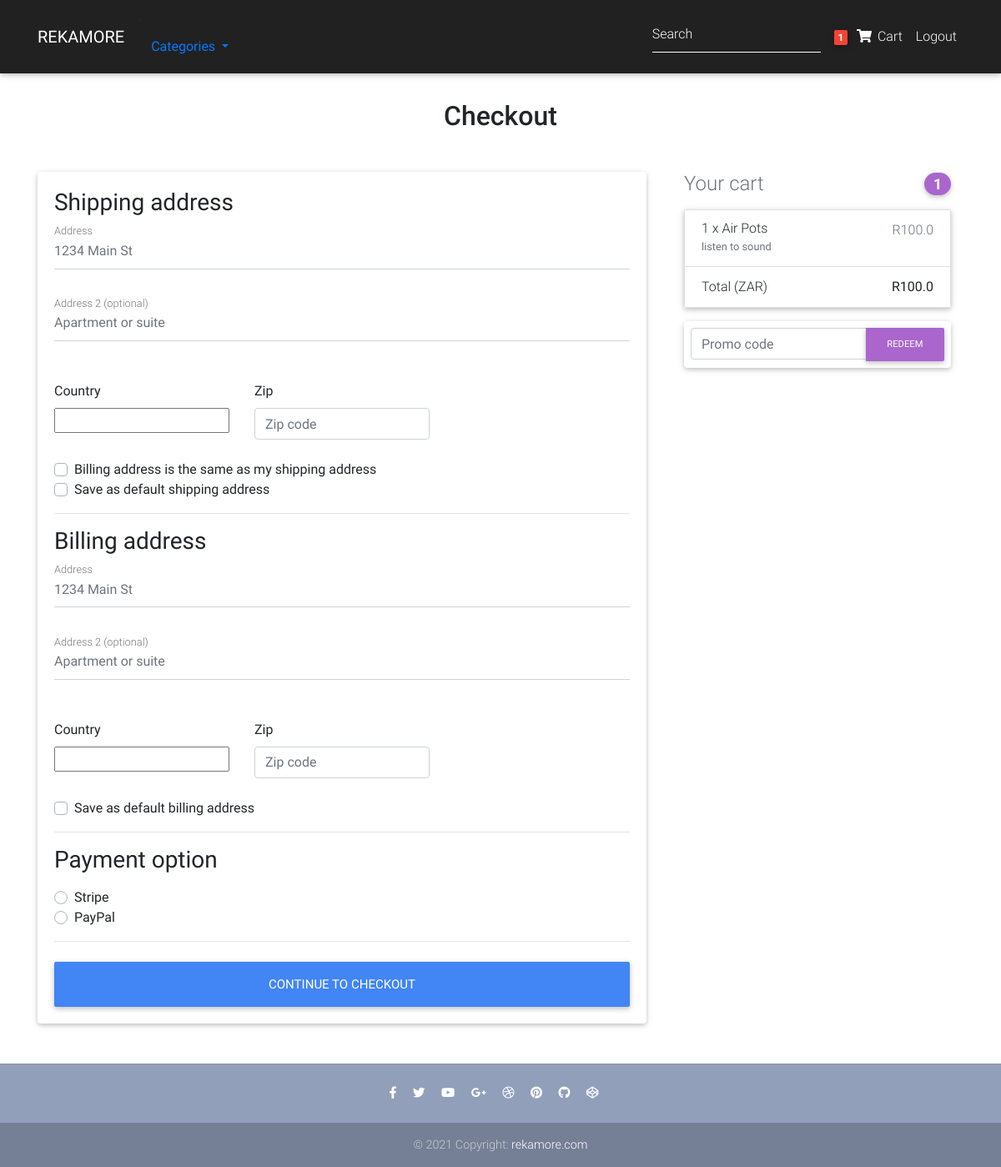
Page /checkout/ (signed in) on the earlier database version.
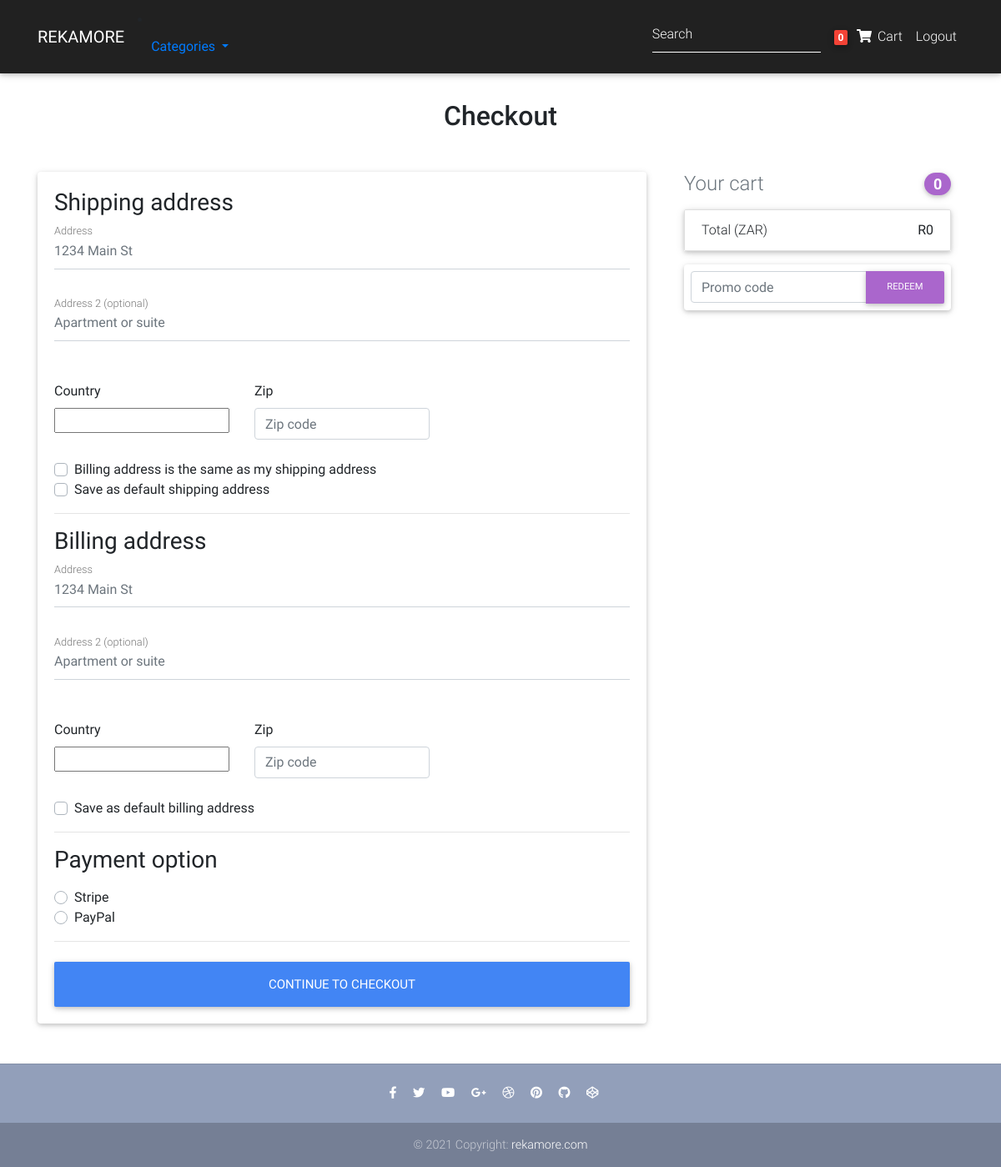
Same page on the later database version.
### core/models.py (models this page shows, shortened)
class Order(models.Model):
    user = models.ForeignKey(settings.AUTH_USER_MODEL,
                             on_delete=models.CASCADE)
    ref_code = models.CharField(max_length=20, blank=True, null=True)
    items = models.ManyToManyField(OrderItem)
    start_date = models.DateTimeField(auto_now_add=True)
    ordered_date = models.DateTimeField()
    ordered = models.BooleanField(default=False)
    shipping_address = models.ForeignKey(
        'Address', related_name='shipping_address', on_delete=models.SET_NULL, blank=True, null=True)
    billing_address = models.ForeignKey(
        'Address', related_name='billing_address', on_delete=models.SET_NULL, blank=True, null=True)
    payment = models.ForeignKey(
        'Payment', on_delete=models.SET_NULL, blank=True, null=True)
    coupon = models.ForeignKey(
        'Coupon', on_delete=models.SET_NULL, blank=True, null=True)
    being_delivered = models.BooleanField(default=False)
    received = models.BooleanField(default=False)
    refund_requested = models.BooleanField(default=False)
    refund_granted = models.BooleanField(default=False)
    '''
    1. Item added to cart
    2. Adding a billing address
    (Failed checkout)
    3. Payment
    (Preprocessing, processing, packaging etc.)
    4. Being delivered
    5. Received
    6. Refunds
    '''
    def get_total(self):
        total = 0
        for order_item in self.items.all():
            total += order_item.get_final_price()
        if self.coupon:
            total -= self.coupon.amount
        return total

class OrderItem(models.Model):
    user = models.ForeignKey(settings.AUTH_USER_MODEL,
                             on_delete=models.CASCADE)
    ordered = models.BooleanField(default=False)
    item = models.ForeignKey(Item, on_delete=models.CASCADE)
    quantity = models.IntegerField(default=1)
    def get_total_item_price(self):
        return self.quantity * self.item.price
    def get_final_price(self):
        if self.item.discount_price:
            return self.get_total_discount_item_price()
        return self.get_total_item_price()

class Item(models.Model):
    title = models.CharField(max_length=100)
    price = models.FloatField()
    discount_price = models.FloatField(blank=True, null=True)
    category = models.CharField(choices=CATEGORY_CHOICES, max_length=2)
    label = models.CharField(choices=LABEL_CHOICES, max_length=1)
    slug = models.SlugField()
    description = models.TextField()
    image = models.ImageField()
    class Meta:
        ordering = ['id']

### core/views.py (the view, shortened to what this page needs)
# urls.py: path('checkout/', CheckoutView.as_view(), name='checkout'),
class CheckoutView(View):
    def get(self, *args, **kwargs):
        try:
            order = Order.objects.get(user=self.request.user, ordered=False)
            form = CheckoutForm()
            context = {
                'form': form,
                'couponform': CouponForm(),
                'order': order,
                'DISPLAY_COUPON_FORM': True
            }
            shipping_address_qs = Address.objects.filter(
                user=self.request.user,
                address_type='S',
                default=True
            )
            if shipping_address_qs.exists():
                context.update(
                    {'default_shipping_address': shipping_address_qs[0]})
            billing_address_qs = Address.objects.filter(
                user=self.request.user,
                address_type='B',
                default=True
            )
            if billing_address_qs.exists():
                context.update(
                    {'default_billing_address': billing_address_qs[0]})
            return render(self.request, "checkout.html", context)
        except ObjectDoesNotExist:
            messages.info(self.request, "You do not have an active order")
            return redirect("core:checkout")

### core/forms.py
class CheckoutForm(forms.Form):
    shipping_address = forms.CharField(required=False)
    shipping_address2 = forms.CharField(required=False)
    shipping_country = CountryField(blank_label='(select country)').formfield(
        required=False,
        widget=CountrySelectWidget(attrs={
            'class': 'custom-select d-block w-100',
        }))
    shipping_zip = forms.CharField(required=False)
    billing_address = forms.CharField(required=False)
    billing_address2 = forms.CharField(required=False)
    billing_country = CountryField(blank_label='(select country)').formfield(
        required=False,
        widget=CountrySelectWidget(attrs={
            'class': 'custom-select d-block w-100',
        }))
    billing_zip = forms.CharField(required=False)
    same_billing_address = forms.BooleanField(required=False)
    set_default_shipping = forms.BooleanField(required=False)
    use_default_shipping = forms.BooleanField(required=False)
    set_default_billing = forms.BooleanField(required=False)
    use_default_billing = forms.BooleanField(required=False)
    payment_option = forms.ChoiceField(
        widget=forms.RadioSelect, choices=PAYMENT_CHOICES)

### templates/checkout.html (shortened to what this page needs)
{% extends "base.html" %}
{% load crispy_forms_tags %}
{% block content %}
  <main >
    <div class="container wow fadeIn">
      <h2 class="my-5 h2 text-center">Checkout</h2>
      <div class="row">
        <div class="col-md-8 mb-4">
          <div class="card">
            <form method="POST" class="card-body">
              <h3>Shipping address</h3>
              <div class='hideable_shipping_form'>
                <div class="md-form mb-5">
                  <input type='text' placeholder='1234 Main St' id='shipping_address' name='shipping_address' class='form-control' />
                  <label for="shipping_address" class="">Address</label>
                </div>
                <div class="md-form mb-5">
                  <input type='text' placeholder='Apartment or suite' id='shipping_address2' name='shipping_address2' class='form-control' />
                  <label for="shipping_address2" class="">Address 2 (optional)</label>
                </div>
                <div class="row">
                  <div class="col-lg-4 col-md-12 mb-4">
                    <label for="country">Country</label>
                    {{ form.shipping_country }}
                  </div>
                  <div class="col-lg-4 col-md-6 mb-4">
                    <label for="shipping_zip">Zip</label>
                    <input type='text' placeholder='Zip code' id='shipping_zip' name='shipping_zip' class='form-control' />
                  </div>
                </div>
                <div class="custom-control custom-checkbox">
                  <label class="custom-control-label" for="same_billing_address">Billing address is the same as my shipping address</label>
                </div>
                <div class="custom-control custom-checkbox">
                  <label class="custom-control-label" for="set_default_shipping">Save as default shipping address</label>
                </div>
              </div>
              <hr>
              <h3>Billing address</h3>
              <div class='hideable_billing_form'>
                <div class="md-form mb-5">
                  <input type='text' placeholder='1234 Main St' id='billing_address' name='billing_address' class='form-control' />
                  <label for="billing_address" class="">Address</label>
                </div>
                <div class="md-form mb-5">
                  <input type='text' placeholder='Apartment or suite' id='billing_address2' name='billing_address2' class='form-control' />
                  <label for="billing_address2" class="">Address 2 (optional)</label>
                </div>
                <div class="row">
                  <div class="col-lg-4 col-md-12 mb-4">
                    <label for="country">Country</label>
                    {{ form.billing_country }}
                  </div>
                  <div class="col-lg-4 col-md-6 mb-4">
                    <label for="billing_zip">Zip</label>
                    <input type='text' placeholder='Zip code' id='billing_zip' name='billing_zip' class='form-control' />
                  </div>
                </div>
                <div class="custom-control custom-checkbox">
                  <label class="custom-control-label" for="set_default_billing">Save as default billing address</label>
                </div>
              </div>
              <hr>
              <h3>Payment option</h3>
              <div class="d-block my-3">
                {% for value, name in form.fields.payment_option.choices %}
                <div class="custom-control custom-radio">
                  <label class="custom-control-label" for="{{ name }}">{{ name }}</label>
                </div>
                {% endfor %}
              </div>
              <hr class="mb-4">
              <button class="btn btn-primary btn-lg btn-block" type="submit">Continue to checkout</button>
            </form>
          </div>
        </div>
        <div class="col-md-4 mb-4">
          {% include "order_snippet.html" %}
        </div>
      </div>
    </div>
  </main>
{% endblock content %}

### templates/navbar.html (shortened to what this page needs)
{% load cart_template_tags %}
<nav class="navbar fixed-top navbar-expand-lg navbar-dark bg-dark scrolling-navbar">
    <div class="container">
      <a class="navbar-brand waves-effect" href="/">
        <strong class="white-text">REKAMORE</strong>
      </a>
      <li class="nav-item dropdown">
        <a class="nav-link dropdown-toggle" href="#"  data-toggle="dropdown">
          <strong>Categories</strong>
        </a>
      </li>
      <div class="collapse navbar-collapse" id="navbarSupportedContent">
        <form class="form-inline" action="{% url 'core:search' %}" method="get">
          <div class="md-form my-0">
            <input class="form-control mr-sm-2" name="q" type="text" placeholder="Search" aria-label="Search">
          </div>
        </form>
        <ul class="navbar-nav nav-flex-icons">
          {% if request.user.is_authenticated %}
          <li class="nav-item">
            <a href="{% url 'core:order-summary' %}" class="nav-link waves-effect">
              <span class="badge red z-depth-1 mr-1"> {{ request.user|cart_item_count }} </span>
              <i class="fas fa-shopping-cart"></i>
              <span class="clearfix d-none d-sm-inline-block"> Cart </span>
            </a>
          </li>
          <li class="nav-item">
            <a class="nav-link waves-effect" href="{% url 'account_logout' %}">
              <span class="clearfix d-none d-sm-inline-block"> Logout </span>
            </a>
          </li>
          {% endif %}
        </ul>
      </div>
    </div>
  </nav>

### templates/order_snippet.html (shortened to what this page needs)
<div class="col-md-12 mb-4">
    <h4 class="d-flex justify-content-between align-items-center mb-3">
    <span class="text-muted">Your cart</span>
    <span class="badge badge-secondary badge-pill">{{ order.items.count }}</span>
    </h4>
    <ul class="list-group mb-3 z-depth-1">
    {% for order_item in order.items.all %}
    <li class="list-group-item d-flex justify-content-between lh-condensed">
        <div>
        <h6 class="my-0">{{ order_item.quantity }} x {{ order_item.item.title}}</h6>
        <small class="text-muted">{{ order_item.item.description}}</small>
        </div>
        <span class="text-muted">R{{ order_item.get_final_price }}</span>
    </li>
    {% endfor %}
    <li class="list-group-item d-flex justify-content-between">
        <span>Total (ZAR)</span>
        <strong>R{{ order.get_total }}</strong>
    </li>
    </ul>
    {% if DISPLAY_COUPON_FORM %}
    <form class="card p-2" action="{% url 'core:add-coupon' %}" method="POST">
        <div class="input-group">
            {{ couponform.code }}
            <div class="input-group-append">
            <button class="btn btn-secondary btn-md waves-effect m-0" type="submit">Redeem</button>
            </div>
        </div>
    </form>
    {% endif %}
</div>

Differences in the rows shown:
removed OrderItem: quantity "1", item "Air Pots", item.description "listen to sound", get_final_price "100.0"
computed for Order: items.count "1" → "0"; get_total "100.0" → "0"
Other differences:
{{ request.user|cart_item_count }}: "1" → "0"
